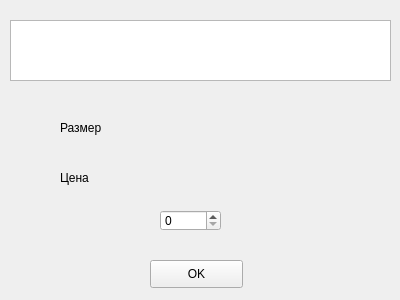
<?xml version="1.0" encoding="UTF-8"?>
<ui version="4.0">
 <class>Prodaga</class>
 <widget class="QWidget" name="Prodaga">
  <property name="geometry">
   <rect>
    <x>0</x>
    <y>0</y>
    <width>400</width>
    <height>300</height>
   </rect>
  </property>
  <property name="windowTitle">
   <string>Form</string>
  </property>
  <widget class="QLabel" name="Sizelabel">
   <property name="geometry">
    <rect>
     <x>130</x>
     <y>120</y>
     <width>171</width>
     <height>16</height>
    </rect>
   </property>
   <property name="text">
    <string/>
   </property>
  </widget>
  <widget class="QPushButton" name="pushButton">
   <property name="geometry">
    <rect>
     <x>150</x>
     <y>260</y>
     <width>93</width>
     <height>28</height>
    </rect>
   </property>
   <property name="text">
    <string>OK</string>
   </property>
  </widget>
  <widget class="QLabel" name="label">
   <property name="geometry">
    <rect>
     <x>60</x>
     <y>120</y>
     <width>61</width>
     <height>16</height>
    </rect>
   </property>
   <property name="text">
    <string>Размер</string>
   </property>
  </widget>
  <widget class="QTextBrowser" name="NameBrowser">
   <property name="geometry">
    <rect>
     <x>10</x>
     <y>20</y>
     <width>381</width>
     <height>61</height>
    </rect>
   </property>
  </widget>
  <widget class="QLabel" name="label_2">
   <property name="geometry">
    <rect>
     <x>60</x>
     <y>170</y>
     <width>61</width>
     <height>16</height>
    </rect>
   </property>
   <property name="text">
    <string>Цена</string>
   </property>
  </widget>
  <widget class="QSpinBox" name="spinBox">
   <property name="geometry">
    <rect>
     <x>160</x>
     <y>210</y>
     <width>61</width>
     <height>21</height>
    </rect>
   </property>
  </widget>
  <widget class="QLabel" name="label_4">
   <property name="geometry">
    <rect>
     <x>130</x>
     <y>170</y>
     <width>171</width>
     <height>16</height>
    </rect>
   </property>
   <property name="text">
    <string/>
   </property>
  </widget>
 </widget>
 <resources/>
 <connections/>
</ui>
